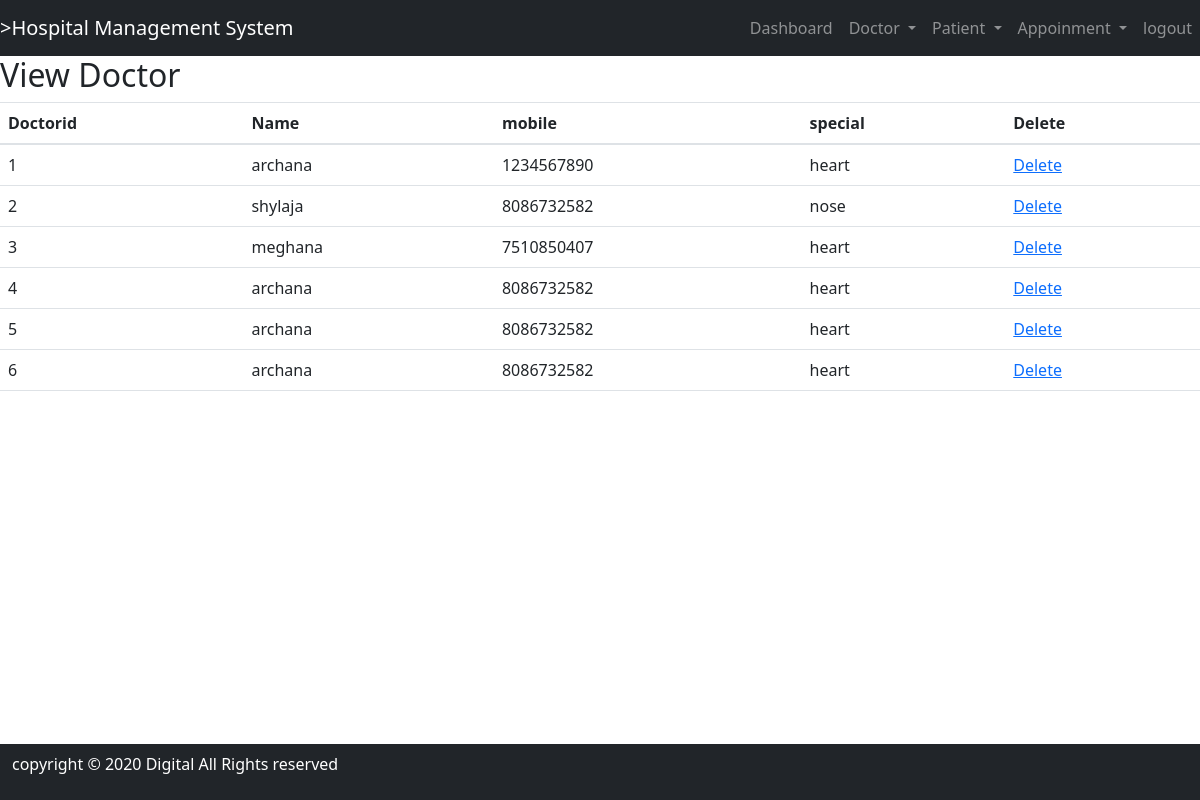
/view_doctor/ (signed in), run on the app's committed database.
### hospital/models.py (models this page shows, shortened)
class Doctor(models.Model):
    Name = models.CharField(max_length=50)
    mobile = models.IntegerField()
    special = models.CharField(max_length=50)

### hospital/views.py (the view)
# urls.py: path('view_doctor/', View_Doctor, name='view_doctor'),
def View_Doctor(request):
    if not request.user.is_staff:
        return redirect('login')
    doc = Doctor.objects.all()
    d = {'doc': doc}
    return render(request, 'view_doctor.html',d)

### hospital/templates/view_doctor.html
{% include 'base.html' %}
{% include 'navigation.html' %}
{% block content %}
<div>
    <h2>View Doctor</h2>
    <table id="example" class="table table-hover" style="width:100%;">
        <thead>
            <th>Doctorid</th>
            <th>Name</th>
            <th>mobile</th>
            <th>special</th>
            <th>Delete</th>
        </thead>
        <tbody>
            {% for i in doc %}
            <tr>
                <td>{{i.id}}</td>
                <td>{{i.Name}}</td>
                <td>{{i.mobile}}</td>
                <td>{{i.special}}</td>
                <td><a href ="{% url 'delete_doctor' i.id %}" onclick="return confirm('Are you sure you want to delete?')" class="btn-btn-danger">Delete</a>
                </td>
            </tr>
            {% endfor %}
        </tbody>
    </table>
</div>
{% endblock content %}
{% include 'footer.html' %}

### hospital/templates/base.html (shortened to what this page needs)
{% load static %}
<!DOCTYPE html>
<html lang="en">
<head>
    <link rel="stylesheet" href="https://cdn.jsdelivr.net/npm/bootstrap@4.6.2/dist/css/bootstrap.min.css">
    <link rel="stylesheet" href="https://use.fontawesome.com/releases/v5.7.0/css/all.css">
    <link rel="stylesheet" type="text/css" href="{% static 'css/mystyle.css' %}">
    <link rel="stylesheet" href="https://cdnjs.cloudflare.com/ajax/libs/twitter-bootstrap/5.3.0/css/bootstrap.min.css">
    <link rel="stylesheet" href="https://cdn.datatables.net/2.0.2/css/dataTables.bootstrap5.css">
    <link rel="stylesheet" href="https://cdn.datatables.net/buttons/3.0.1/css/buttons.bootstrap5.css">
</head>
<body>
</body>
</html>

### hospital/templates/navigation.html (shortened to what this page needs)
<!DOCTYPE html>
<html lang="en">
<head>
</head>
<body>
  <nav class="navbar navbar-expand-lg navbar-dark bg-dark">
    <a class="navbar-brand" href="{% url 'home' %}">>Hospital Management System</a>
    <div class="collapse navbar-collapse" id="navbarSupportedContent">
      <ul class="navbar-nav ml-auto">
        {% if request.user.is_staff %}
        <li class="nav-item">
          <a class="nav-link" href="{% url 'dashboard' %}">Dashboard <span class="sr-only">(current)</span></a>
        </li>
        <li class="nav-item dropdown">
          <a class="nav-link dropdown-toggle" href="#" id="navbarDropdown" role="button" data-toggle="dropdown"
            aria-haspopup="true" aria-expanded="false">
            Doctor
          </a>
        </li>
        <li class="nav-item dropdown">
          <a class="nav-link dropdown-toggle" href="#" id="navbarDropdown" role="button" data-toggle="dropdown"
            aria-haspopup="true" aria-expanded="false">
            Patient
          </a>
        </li>
        <li class="nav-item dropdown">
          <a class="nav-link dropdown-toggle" href="#" id="navbarDropdown" role="button" data-toggle="dropdown"
            aria-haspopup="true" aria-expanded="false">
            Appoinment
          </a>
        <li class="nav-item">
          <a class="nav-link" href="{% url 'logout_admin' %}">logout</a>
        </li>
        {% endif %}
    </div>
  </nav>
</body>
</html>

### hospital/templates/footer.html
<nav class="navbar navbar-expand-m bg-dark navbar-dark fixed-bottom">
    <div class="footer-bottom">
        <div class="container">
            <div class="row">
                <div class="col-sm-12 text-center">
                    <div class="copyright-text">
                        <p class="text-white">copyright © 2020 Digital All Rights reserved </p>
                    </div>
                </div>
            </div>
        </div>
    </div>
</nav>

### data on the page
Doctor: id "1", Name "archana", mobile "1234567890", special "heart"
Doctor: id "2", Name "shylaja", mobile "8086732582", special "nose"
Doctor: id "3", Name "meghana", mobile "7510850407", special "heart"
Doctor: id "4", Name "archana", mobile "8086732582", special "heart"
Doctor: id "5", Name "archana", mobile "8086732582", special "heart"
Doctor: id "6", Name "archana", mobile "8086732582", special "heart"
